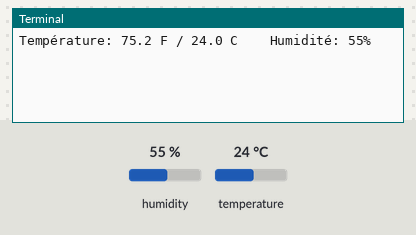
Bench run of a program on a simulated Raspberry Pi (BCM pin numbers). Shown: the last lines printed to the terminal. Inputs (shaded band) come from the test bench; at power-on: humidity 55 %, temperature 24 °C.

Above: at 1.2 s.
1.3 s: humidity set to 22 %
At 3.9 s:
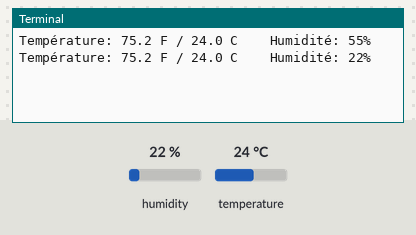
4.3 s: temperature set to 12 °C
At 5.2 s:
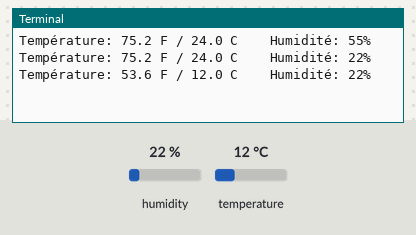
7.3 s: humidity set to 40 %
At 10.0 s:
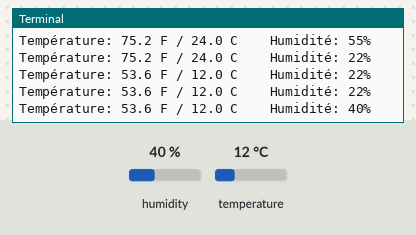
Timing chart, 0 to 11.5 s (numbered marks = the images above; inputs shaded):
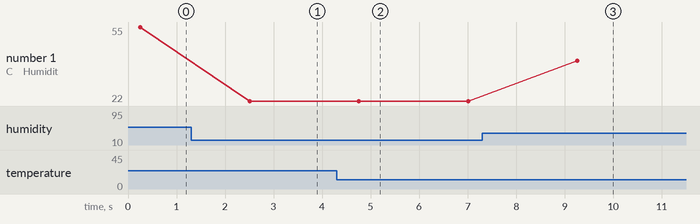

Measured:
- after the input at 1.3 s, the terminal: prints a new line after 1.2 s (image 1)
- after the input at 4.3 s, the terminal: prints a new line after 0.46 s (image 2)
- after the input at 7.3 s, the terminal: prints a new line after 2.0 s (image 3)
- plotted number 1: 55 → 22 after the input at 1.3 s, 22 → 40 after the input at 7.3 s

The program:

temp.py
```python
import time
import board
import adafruit_dht

#Initialisation du sensor de temperature, sur la pin GPIO 17
dhtDevice = adafruit_dht.DHT11(board.D17, use_pulseio = False)

#Boucle de lecture / écriture de la température/humidité
while True:
    try:
         # Importations des données vers les variables
         temperature_c = dhtDevice.temperature
         temperature_f = temperature_c * (9 / 5) + 32
         humidity = dhtDevice.humidity
         print("Température: {:.1f} F / {:.1f} C    Humidité: {}% "
               .format(temperature_f, temperature_c, humidity))
        # DHT11 pas souvent fiable, message d'erreur en cas de problème
    except RuntimeError as error:
         print("Erreur, veuillez réessayer")
         # Le DHT11 est pret au 2 secondes, définition d'un timer au 2 secondes.
    time.sleep(2.0)
```
